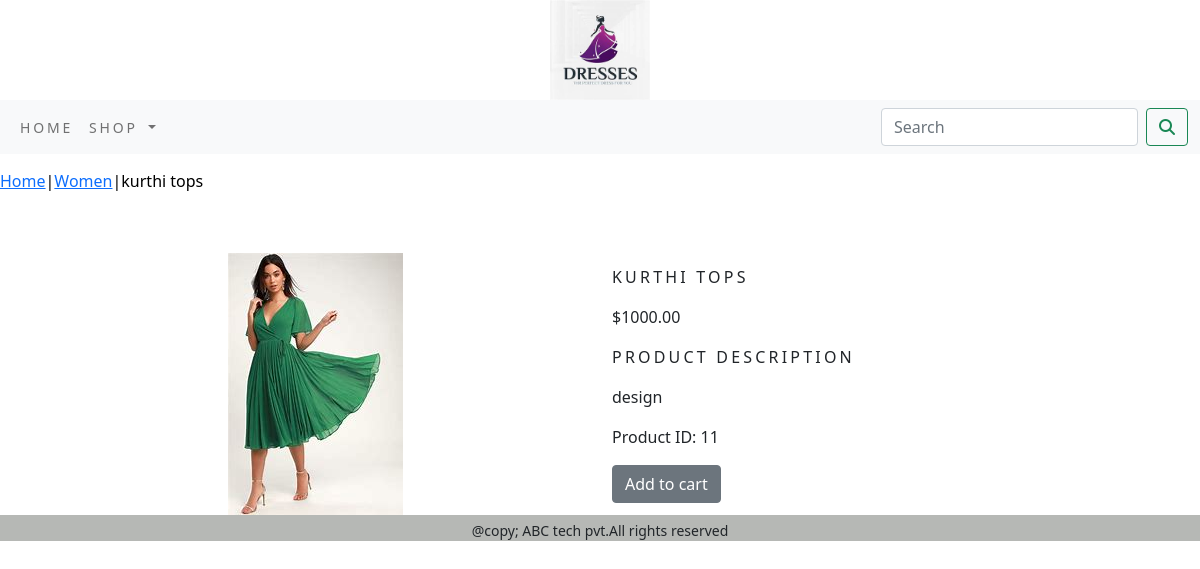
Page /women/kurthi-tops/ on the committed database.
### ecommerce_app/models.py (models this page shows, shortened)
class Product(models.Model):
    name = models.CharField(max_length=250, unique=True)
    slug = models.SlugField(max_length=250, unique=True)
    description = models.TextField(blank=True)
    price = models.DecimalField(max_digits=10, decimal_places=2)
    category = models.ForeignKey(Category, on_delete=models.CASCADE)
    image = models.ImageField(upload_to="product", blank=True)
    stock=models.IntegerField(default=0)
    available = models.BooleanField(default=True)
    created = models.DateTimeField(auto_now_add=True)
    updated = models.DateTimeField(auto_now=True)
    class Meta:
        ordering = ('name',)
        verbose_name = 'product'
        verbose_name_plural = 'products'

class Category(models.Model):
    name = models.CharField(max_length=250, unique=True)
    slug = models.SlugField(max_length=250, unique=True)
    description = models.TextField(blank=True)
    image = models.ImageField(upload_to='category',blank=True)
    class Meta:
        ordering = ('name',)
        verbose_name = 'category'
        verbose_name_plural = 'categories'
    def get_url(self):
        return reverse('ecommerce_app:product_by_category', args=[self.slug])
    def __str__(self):
        return '{}'.format(self.name)

### ecommerce_app/views.py (the view)
# urls.py: path('<slug:c_slug>/<slug:product_slug>/', views.proDetail, name='product_category_detail'),
def proDetail(request,c_slug,product_slug):
    try:
        product=Product.objects.get(category__slug=c_slug , slug=product_slug)
    except Exception as e:
        raise e
    return render(request,'product.html',{'product':product})

### cart/context_processors.py (called while the page is built)
def counter(request):
    item_count=0
    if 'admin' in request.path:
        return {}
    else:
        try:
            cart=Cart.objects.filter(cart_id=_cart_id(request))
            cart_items=CartItem.objects.all().filter(cart=cart[:1])
            for cart_item in cart_items:
                item_count += cart_item.quantity
        except Cart.DoesNotExist:
            item_count=0
    return dict(item_count=item_count)

### cart/views.py (called while the page is built)
def _cart_id(request):
    cart=request.session.session_key
    if not cart:
        cart=request.session.create()
    return cart

### ecommerce_app/context_processors.py (called while the page is built)
def menu_links(request):
    links=Category.objects.all()
    return dict(links=links)

### templates/product.html (shortened to what this page needs)
{% extends 'base.html' %}
{% load static %}
{% block content %}
<div class=" my_prod_row_class" >
    <div class="mx_auto">
        <p> <a href="{% url 'ecommerce_app:allProducts' %}">Home</a>|<a href="{{product.category.get_url}}">{{product.category}}</a>|{{product.name }}</p>
    </div >
</div>
<div class="container">
 <br>
 <div class="row">
    <div class="col-12 col-sm-12 col-md-12 col-lg-6 text-center">
        <div>
        <div style="min-width:  18rem">
            <img src="{{product.image.url}}" alt="{{product.name}}" >
        </div>
       </div>
    </div>
     <div class="col-12 col-sm-12 col-md-12 col-lg-6">
         <div>
        <h1 class="my_prod_title">{{product.name}}</h1>
        <p>${{product.price}}</p>
        <p class="my_title">Product Description</p>
        <p class="text-justify my_prod_text">{{product.description}}</p>
             <p>Product ID: {{ product.id }}</p>
             {% if product.stock <= 0  %}
        <p class="text-justify my-prod-text"><b>Out of stock</b></p>
        {% else %}
        <a class="btn btn-secondary" href="{% url 'cart:add_cart' product.id %}">Add to cart</a>
        {% endif %}
      </div>
     </div>
</div>
</div>
{% endblock %}

### static/css/custom.css (style rules this page uses)
body { font-family: 'Roboto', sans-serif; }
.my_prod_title { font-size:16px; text-transform:uppercase; letter-spacing:.2em; padding-top:15px; padding-bottom:10px; }
.my_prod_text { padding-right:26px; }
.my_title { font-size:16px; text-transform:uppercase; letter-spacing:.2em; }
.my_prod_row_class { padding-top:15px; padding-bottom:20px }
.my_prod_row_class .mx_auto { color:#000; fond-size:12px; text-decoration:none }

### rows in the picture
Product: category "Women", name "kurthi tops", image (picture), name "KURTHI TOPS", price "1000.00", description "design", id "11"
